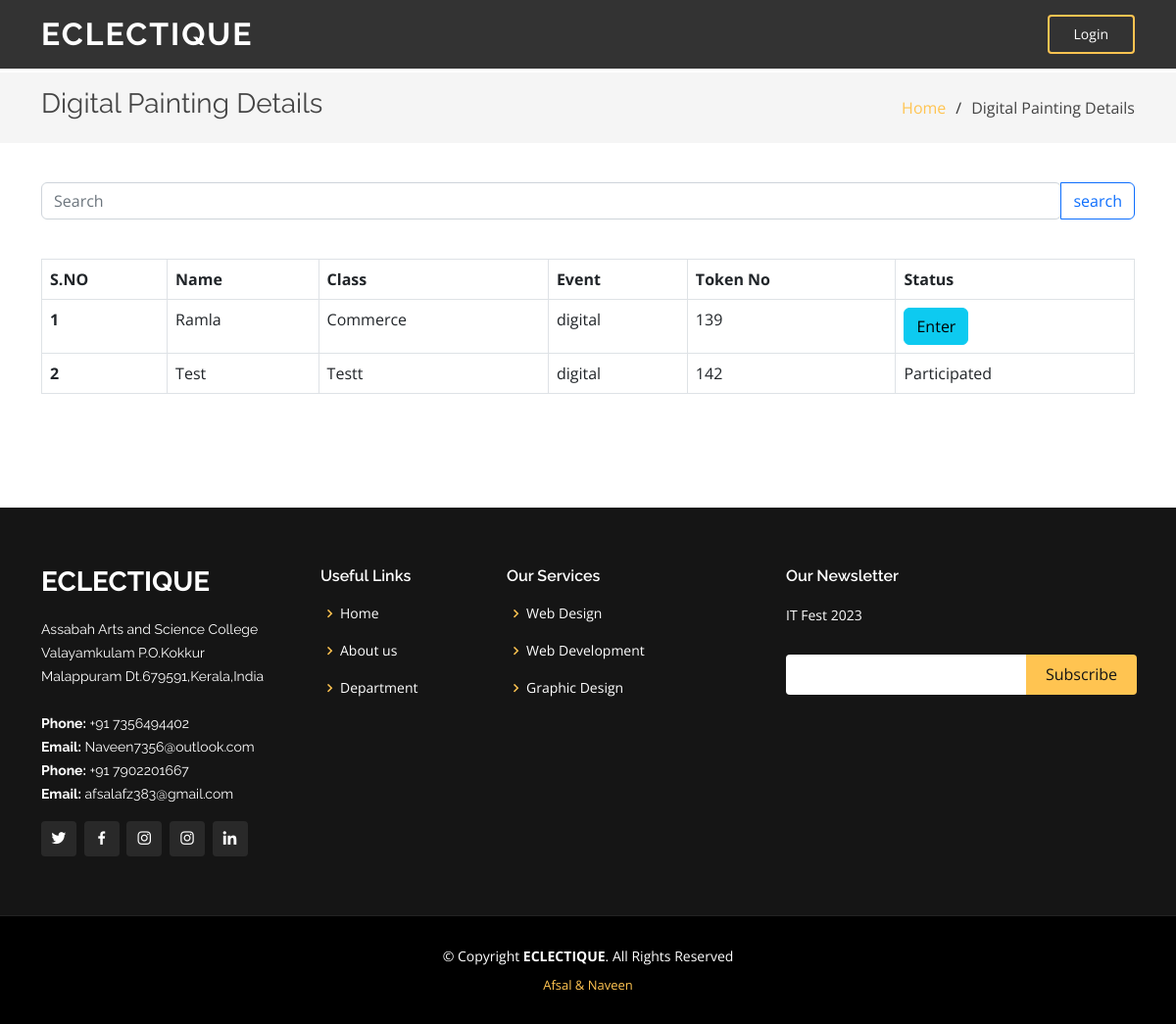
The app's page /digital_view with its own data.
### tables this page shows
CREATE TABLE user(user_id INTEGER PRIMARY KEY AUTOINCREMENT, name TEXT, class TEXT, event TEXT, status TEXT);

### app.py (the view)
@app.route("/digital_view")
def digital_view():
    res = db.execute("SELECT * FROM user WHERE event = ? ORDER BY status DESC", "digital")
    return render_template("admin/digital.html", data=res)

### templates/admin/digital.html (shortened to what this page needs)
<!DOCTYPE html>
<html lang="en">
<head>
  <link href="/static/assets/vendor/aos/aos.css" rel="stylesheet">
  <link href="/static/assets/vendor/bootstrap/css/bootstrap.min.css" rel="stylesheet">
  <link href="/static/assets/vendor/bootstrap-icons/bootstrap-icons.css" rel="stylesheet">
  <link href="/static/assets/vendor/boxicons/css/boxicons.min.css" rel="stylesheet">
  <link href="/static/assets/vendor/glightbox/css/glightbox.min.css" rel="stylesheet">
  <link href="/static/assets/vendor/remixicon/remixicon.css" rel="stylesheet">
  <link href="/static/assets/vendor/swiper/swiper-bundle.min.css" rel="stylesheet">
  <link href="/static/assets/css/style.css" rel="stylesheet">
</head>
<body>
  <body>
    <header id="header" class="fixed-top header-inner-pages">
      <div class="container d-flex align-items-center justify-content-lg-between">
        <h1 class="logo me-auto me-lg-0"><a href="/">ECLECTIQUE</a></h1>
        <a href="#about" class="get-started-btn scrollto">Login</a>
      </div>
    </header>
    <main id="main">
      <section id="breadcrumbs" class="breadcrumbs">
        <div class="container">
          <div class="d-flex justify-content-between align-items-center">
            <h2>Digital Painting Details</h2>
            <ol>
              <li><a href="/">Home</a></li>
              <li>Digital Painting Details</li>
            </ol>
          </div>
        </div>
      </section>
      <section id="portfolio-details" class="portfolio-details">
        <div id="services" class="contact-area">
          <div class="contact-inner area-padding">
            <div class="container ">
              <div class="row">
                <form method="post" action="/digital_view_post">
                  <div class="input-group">
                    <input type="search" name="name" class="form-control rounded" placeholder="Search" aria-label="Search" aria-describedby="search-addon" />
                    <button type="submit" class="btn btn-outline-primary">search</button>
                  </div>
                  <div class="table-responsive">
                  <p>&nbsp;</p>
                  <table class="table table-bordered">
                    <tr>
                      <th>S.NO</th>
                      <th>Name</th>
                      <th>Class</th>
                      <th>Event</th>
                      <th>Token No</th>
                      <th>Status</th>
                    </tr>
                    {% for i in data %}
                    <tr>
                      <th>{{loop.index}}&nbsp;</th>
                      <td>{{i["name"]}}&nbsp;</td>
                      <td>{{i["class"]}}&nbsp;</td>
                      <td>{{i["event"]}}</td>
                      <td>{{i["user_id"]}}</td>
                      <td>
                        {% if i.status == 'pending' %}
                        <a href="/di_participate/{{ i['user_id'] }}"><input class="btn btn-info" type="button" value="Enter"></a>
                        {% else %}
                        Participated
                        {% endif %}
                      </td>
                    </tr>
                    {% endfor %}
                  </table>
                </div>
                  <p>&nbsp;</p>
                  </form>
              </div>
            </div>
      </div>
       </div>
      </section>
    </main>
    <footer id="footer">
      <div class="footer-top">
        <div class="container">
          <div class="row">
            <div class="col-lg-3 col-md-6">
              <div class="footer-info">
                <h3>ECLECTIQUE</h3>
                <p>
                  Assabah Arts and Science College <br>
                  Valayamkulam P.O.Kokkur<br>
                  Malappuram Dt.679591,Kerala,India<br><br>
                  <strong>Phone:</strong> +91 7356494402<br>
                  <strong>Email:</strong> Naveen7356@outlook.com<br>
          <strong>Phone:</strong> +91 7902201667<br>
                  <strong>Email:</strong> afsalafz383@gmail.com<br>
                </p>
                <div class="social-links mt-3">
                  <a href="https://twitter.com/i/flow/login" class="twitter"><i class="bx bxl-twitter"></i></a>
                  <a href="https://www.facebook.com/naveen.c.7796" class="facebook"><i class="bx bxl-facebook"></i></a>
                  <a href="https://instagram.com/naveen_.c?igshid=YmMyMTA2M2Y=" class="instagram"><i class="bx bxl-instagram"></i></a>
                  <a href="#" class="instagram"><i class="bx bxl-instagram"></i></a>
                  <a href="https://www.linkedin.com/login" class="linkedin"><i class="bx bxl-linkedin"></i></a>
                </div>
              </div>
            </div>
            <div class="col-lg-2 col-md-6 footer-links">
              <h4>Useful Links</h4>
              <ul>
                <li><i class="bx bx-chevron-right"></i> <a href="#home">Home</a></li>
                <li><i class="bx bx-chevron-right"></i> <a href="#about">About us</a></li>
                <li><i class="bx bx-chevron-right"></i> <a href="http://www.assabahasc.org/computer-science-and-application.html">Department</a></li>
              </ul>
            </div>
            <div class="col-lg-3 col-md-6 footer-links">
              <h4>Our Services</h4>
              <ul>
                <li><i class="bx bx-chevron-right"></i> <a href="#">Web Design</a></li>
                <li><i class="bx bx-chevron-right"></i> <a href="#">Web Development</a></li>
                <li><i class="bx bx-chevron-right"></i> <a href="#">Graphic Design</a></li>
              </ul>
            </div>
            <div class="col-lg-4 col-md-6 footer-newsletter">
              <h4>Our Newsletter</h4>
              <p>IT Fest 2023</p>
              <form>
                <input type="email" name="email"><input type="submit" value="Subscribe">
              </form>
            </div>
          </div>
        </div>
      </div>
      <div class="container">
        <div class="copyright">
          &copy; Copyright <strong><span>ECLECTIQUE</span></strong>. All Rights Reserved
        </div>
        <div class="credits">
          <a href="https://instagram.com/naveen_.c?igshid=YmMyMTA2M2Y=">Afsal  & Naveen</a>
        </div>
      </div>
    </footer>
  </body>
  </html>

### static/assets/css/style.css (style rules this page uses)
body { font-family: "Open Sans", sans-serif; color: #444444; }
a { color: #ffc451; text-decoration: none; }
h1, h2, h3, h4, h5, h6 { font-family: "Raleway", sans-serif; }
#header { transition: all 0.5s; z-index: 997; padding: 15px 0; }
#header.header-scrolled, #header.header-inner-pages { background: rgba(0, 0, 0, 0.8); }
#header .logo { font-size: 32px; margin: 0; padding: 0; line-height: 1; font-weight: 700; letter-spacing: 2px; text-transform: uppercase; }
#header .logo a { color: #fff; }
.get-started-btn { color: #fff; border-radius: 4px; padding: 7px 25px 8px 25px; white-space: nowrap; transition: 0.3s; font-size: 14px; display: inline-block; border: 2px solid #ffc451; }
section { padding: 60px 0; overflow: hidden; }
.portfolio-details { padding-top: 40px; }
.breadcrumbs { padding: 15px 0; background: whitesmoke; min-height: 40px; margin-top: 74px; }
.breadcrumbs h2 { font-size: 28px; font-weight: 400; }
.breadcrumbs ol { display: flex; flex-wrap: wrap; list-style: none; padding: 0; margin: 0; }
.breadcrumbs ol li+li { padding-left: 10px; }
.breadcrumbs ol li+li::before { display: inline-block; padding-right: 10px; color: #2f2f2f; content: "/"; }
#footer { background: black; padding: 0 0 30px 0; color: #fff; font-size: 14px; }
#footer .footer-top { background: #151515; border-bottom: 1px solid #222222; padding: 60px 0 30px 0; }
#footer .footer-top .footer-info { margin-bottom: 30px; }
#footer .footer-top .footer-info h3 { font-size: 28px; margin: 0 0 20px 0; padding: 2px 0 2px 0; line-height: 1; font-weight: 700; text-transform: uppercase; }
#footer .footer-top .footer-info p { font-size: 14px; line-height: 24px; margin-bottom: 0; font-family: "Raleway", sans-serif; color: #fff; }
#footer .footer-top .social-links a { font-size: 18px; display: inline-block; background: #292929; color: #fff; line-height: 1; padding: 8px 0; margin-right: 4px; border-radius: 4px; text-align: center; width: 36px; height: 36px; transition: 0.3s; }
#footer .footer-top h4 { font-size: 16px; font-weight: 600; color: #fff; position: relative; padding-bottom: 12px; }
#footer .footer-top .footer-links { margin-bottom: 30px; }
#footer .footer-top .footer-links ul { list-style: none; padding: 0; margin: 0; }
#footer .footer-top .footer-links ul i { padding-right: 2px; color: #ffc451; font-size: 18px; line-height: 1; }
#footer .footer-top .footer-links ul li { padding: 10px 0; display: flex; align-items: center; }
#footer .footer-top .footer-links ul li:first-child { padding-top: 0; }
#footer .footer-top .footer-links ul a { color: #fff; transition: 0.3s; display: inline-block; line-height: 1; }
#footer .footer-top .footer-newsletter form { margin-top: 30px; background: #fff; padding: 6px 10px; position: relative; border-radius: 4px; }
#footer .footer-top .footer-newsletter form input[type=email] { border: 0; padding: 4px; width: calc(100% - 110px); }
#footer .footer-top .footer-newsletter form input[type=submit] { position: absolute; top: 0; right: -2px; bottom: 0; border: 0; background: none; font-size: 16px; padding: 0 20px; background: #ffc451; color: #151515; transition: 0.3s; border-radius: 0 4px 4px 0; }
#footer .copyright { text-align: center; padding-top: 30px; }
#footer .credits { padding-top: 10px; text-align: center; font-size: 13px; color: #fff; }

### records on screen
user: name "Ramla", class "Commerce", event "digital", user_id "139"
user: name "Test", class "Testt", event "digital", user_id "142", status "Participated"
